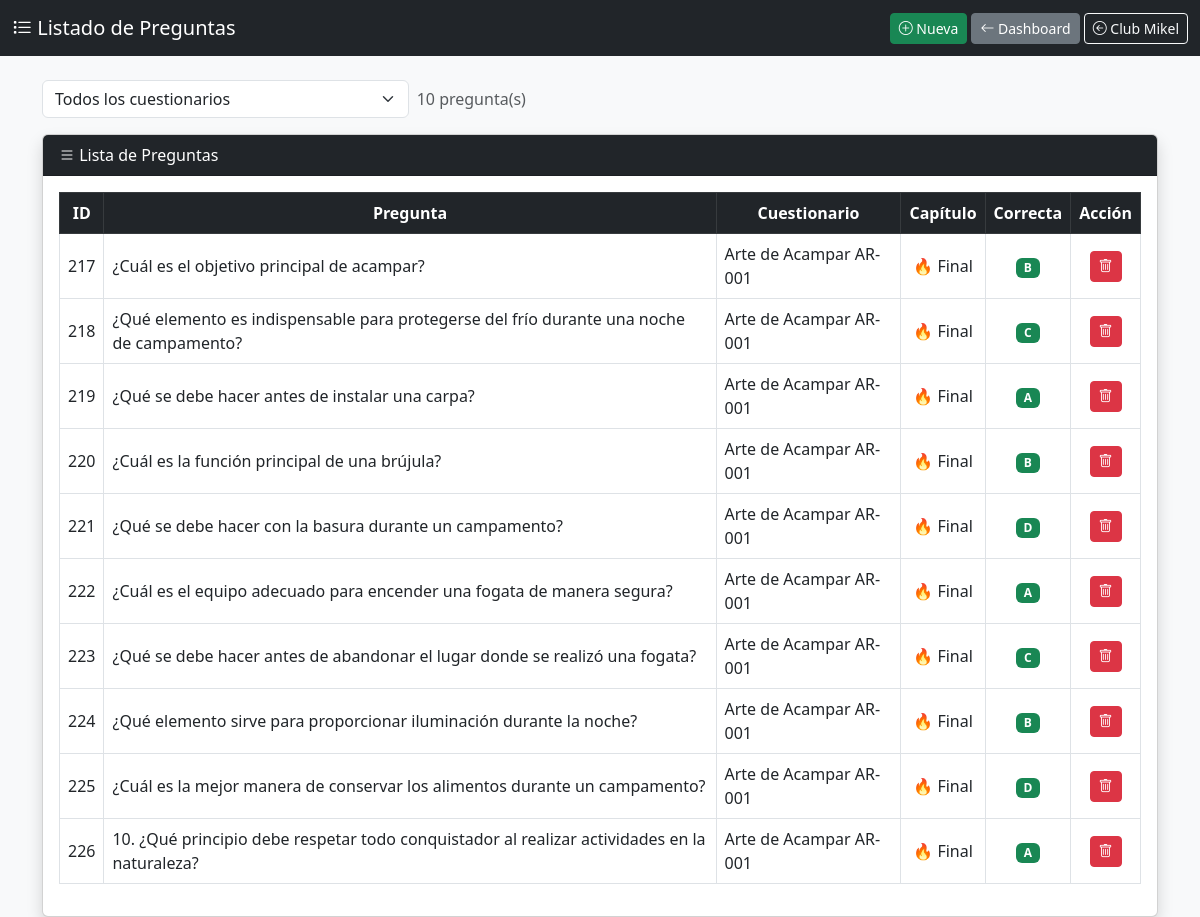
The page /admin/preguntas.php (signed in) on the database its author committed.
### tables this page shows
CREATE TABLE `preguntas` (
  `id` int(11) NOT NULL,
  `pregunta` text DEFAULT NULL,
  `opcion_a` varchar(255) DEFAULT NULL,
  `opcion_b` varchar(255) DEFAULT NULL,
  `opcion_c` varchar(255) DEFAULT NULL,
  `opcion_d` varchar(255) DEFAULT NULL,
  `respuesta_correcta` char(1) DEFAULT NULL,
  `explicacion` text DEFAULT NULL,
  `capitulo` varchar(10) NOT NULL,
  `id_cuestionario` int(11) DEFAULT NULL
);

CREATE TABLE `cuestionarios` (
  `id` int(11) NOT NULL,
  `nombre` varchar(100) NOT NULL,
  `descripcion` text DEFAULT NULL,
  `fecha_creacion` timestamp NOT NULL DEFAULT current_timestamp(),
  `imagen` varchar(255) DEFAULT NULL
);

### includes/auth.php (called while the page is built, shortened)
<?php
function e($s){ return htmlspecialchars((string)$s, ENT_QUOTES, 'UTF-8'); }

### admin/preguntas.php (the view, shortened to what this page needs)
<?php
require __DIR__ . '/../includes/auth.php';
require __DIR__ . '/../modelo/conexion.php';
$filtro = (int)($_GET['cuestionario'] ?? 0);
$sql = "SELECT p.*, c.nombre AS cuestionario
        FROM preguntas p
        LEFT JOIN cuestionarios c ON c.id = p.id_cuestionario";
if ($filtro > 0) {
    $stmt = $con->prepare($sql . " WHERE p.id_cuestionario=? ORDER BY p.capitulo, p.id");
    $stmt->bind_param("i", $filtro);
    $stmt->execute();
    $preguntas = $stmt->get_result()->fetch_all(MYSQLI_ASSOC);
} else {
    $preguntas = $con->query($sql . " ORDER BY p.id_cuestionario, p.capitulo, p.id")->fetch_all(MYSQLI_ASSOC);
}
?>
<!DOCTYPE html>
<html lang="es">
<head>
<link href="https://cdn.jsdelivr.net/npm/bootstrap@5.3.0/dist/css/bootstrap.min.css" rel="stylesheet">
<link href="https://cdn.jsdelivr.net/npm/bootstrap-icons@1.10.5/font/bootstrap-icons.css" rel="stylesheet">
</head>
<body class="bg-light">
<nav class="navbar navbar-dark bg-dark">
<div class="container-fluid">
    <span class="navbar-brand"><i class="bi bi-list-task"></i> Listado de Preguntas</span>
    <div>
        <a href="registrarPreguntas.php" class="btn btn-success btn-sm"><i class="bi bi-plus-circle"></i> Nueva</a>
        <a href="dashboard.php" class="btn btn-secondary btn-sm"><i class="bi bi-arrow-left"></i> Dashboard</a>
        <a href="<?= CLUB_URL ?>" class="btn btn-outline-light btn-sm"><i class="bi bi-arrow-left-circle"></i> Club Mikel</a>
    </div>
</div>
</nav>
<div class="container mt-4">
<form method="GET" class="row g-2 mb-3">
    <div class="col-md-4">
        <select name="cuestionario" class="form-select" onchange="this.form.submit()">
            <option value="0">Todos los cuestionarios</option>
        </select>
    </div>
    <div class="col-auto align-self-center text-muted"><?= count($preguntas) ?> pregunta(s)</div>
</form>
<div class="card shadow">
<div class="card-header bg-dark text-white"><i class="bi bi-list"></i> Lista de Preguntas</div>
<div class="card-body">
<div class="table-responsive">
<table class="table table-hover table-bordered align-middle">
    <thead class="table-dark text-center">
        <tr>
            <th>ID</th><th>Pregunta</th><th>Cuestionario</th><th>Capítulo</th><th>Correcta</th><th>Acción</th>
        </tr>
    </thead>
    <tbody>
    <?php foreach ($preguntas as $row) { ?>
        <tr>
            <td class="text-center"><?= (int)$row['id'] ?></td>
            <td><?= e($row['pregunta']) ?></td>
            <td><?= e($row['cuestionario'] ?? '—') ?></td>
            <td class="text-center"><?= $row['capitulo'] === 'final' ? '🔥 Final' : e($row['capitulo']) ?></td>
            <td class="text-center"><span class="badge bg-success"><?= e($row['respuesta_correcta']) ?></span></td>
            <td class="text-center">
                <form action="eliminar_pregunta.php" method="POST" class="d-inline"
                      onsubmit="return confirm('¿Eliminar esta pregunta?')">
                    <button class="btn btn-danger btn-sm"><i class="bi bi-trash"></i></button>
                </form>
            </td>
        </tr>
    <?php } ?>
    </tbody>
</table>
</div>
</div>
</div>
</div>
</body>
</html>

### rows shown on the page
preguntas: id "217", pregunta "¿Cuál es el objetivo principal de acampar?", id_cuestionario.nombre "Arte de Acampar AR-001", capitulo "🔥 Final", respuesta_correcta "B"
preguntas: id "218", pregunta "¿Qué elemento es indispensable para protegerse del frío durante una noche de campamento?", id_cuestionario.nombre "Arte de Acampar AR-001", capitulo "🔥 Final", respuesta_correcta "C"
preguntas: id "219", pregunta "¿Qué se debe hacer antes de instalar una carpa?", id_cuestionario.nombre "Arte de Acampar AR-001", capitulo "🔥 Final", respuesta_correcta "A"
preguntas: id "220", pregunta "¿Cuál es la función principal de una brújula?", id_cuestionario.nombre "Arte de Acampar AR-001", capitulo "🔥 Final", respuesta_correcta "B"
preguntas: id "221", pregunta "¿Qué se debe hacer con la basura durante un campamento?", id_cuestionario.nombre "Arte de Acampar AR-001", capitulo "🔥 Final", respuesta_correcta "D"
preguntas: id "222", pregunta "¿Cuál es el equipo adecuado para encender una fogata de manera segura?", id_cuestionario.nombre "Arte de Acampar AR-001", capitulo "🔥 Final", respuesta_correcta "A"
preguntas: id "223", pregunta "¿Qué se debe hacer antes de abandonar el lugar donde se realizó una fogata?", id_cuestionario.nombre "Arte de Acampar AR-001", capitulo "🔥 Final", respuesta_correcta "C"
preguntas: id "224", pregunta "¿Qué elemento sirve para proporcionar iluminación durante la noche?", id_cuestionario.nombre "Arte de Acampar AR-001", capitulo "🔥 Final", respuesta_correcta "B"
preguntas: id "225", pregunta "¿Cuál es la mejor manera de conservar los alimentos durante un campamento?", id_cuestionario.nombre "Arte de Acampar AR-001", capitulo "🔥 Final", respuesta_correcta "D"
preguntas: id "226", pregunta "10. ¿Qué principio debe respetar todo conquistador al realizar actividades en la naturaleza?", id_cuestionario.nombre "Arte de Acampar AR-001", capitulo "🔥 Final", respuesta_correcta "A"

### other values the page prints
count($preguntas) "10"
